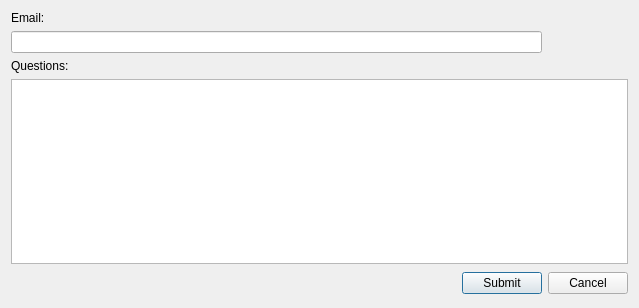
<?xml version="1.0" encoding="UTF-8"?>
<ui version="4.0">
 <class>DLGContactForm</class>
 <widget class="QDialog" name="DLGContactForm">
  <property name="geometry">
   <rect>
    <x>0</x>
    <y>0</y>
    <width>639</width>
    <height>308</height>
   </rect>
  </property>
  <property name="windowTitle">
   <string>Dialog</string>
  </property>
  <layout class="QGridLayout" name="gridLayout">
   <item row="0" column="0">
    <widget class="QLabel" name="label">
     <property name="text">
      <string>Email:</string>
     </property>
    </widget>
   </item>
   <item row="2" column="0">
    <widget class="QLabel" name="label_2">
     <property name="text">
      <string>Questions:</string>
     </property>
    </widget>
   </item>
   <item row="3" column="0" colspan="3">
    <widget class="QTextEdit" name="inquiryTE"/>
   </item>
   <item row="4" column="0">
    <spacer name="horizontalSpacer">
     <property name="orientation">
      <enum>Qt::Horizontal</enum>
     </property>
     <property name="sizeHint" stdset="0">
      <size>
       <width>441</width>
       <height>27</height>
      </size>
     </property>
    </spacer>
   </item>
   <item row="4" column="1">
    <widget class="QPushButton" name="submitBt">
     <property name="text">
      <string>Submit</string>
     </property>
    </widget>
   </item>
   <item row="4" column="2">
    <widget class="QPushButton" name="pushButton_2">
     <property name="text">
      <string>Cancel</string>
     </property>
    </widget>
   </item>
   <item row="1" column="0" colspan="2">
    <widget class="QLineEdit" name="emailLE"/>
   </item>
  </layout>
 </widget>
 <resources/>
 <connections>
  <connection>
   <sender>pushButton_2</sender>
   <signal>clicked()</signal>
   <receiver>DLGContactForm</receiver>
   <slot>reject()</slot>
   <hints>
    <hint type="sourcelabel">
     <x>591</x>
     <y>291</y>
    </hint>
    <hint type="destinationlabel">
     <x>628</x>
     <y>301</y>
    </hint>
   </hints>
  </connection>
 </connections>
</ui>
